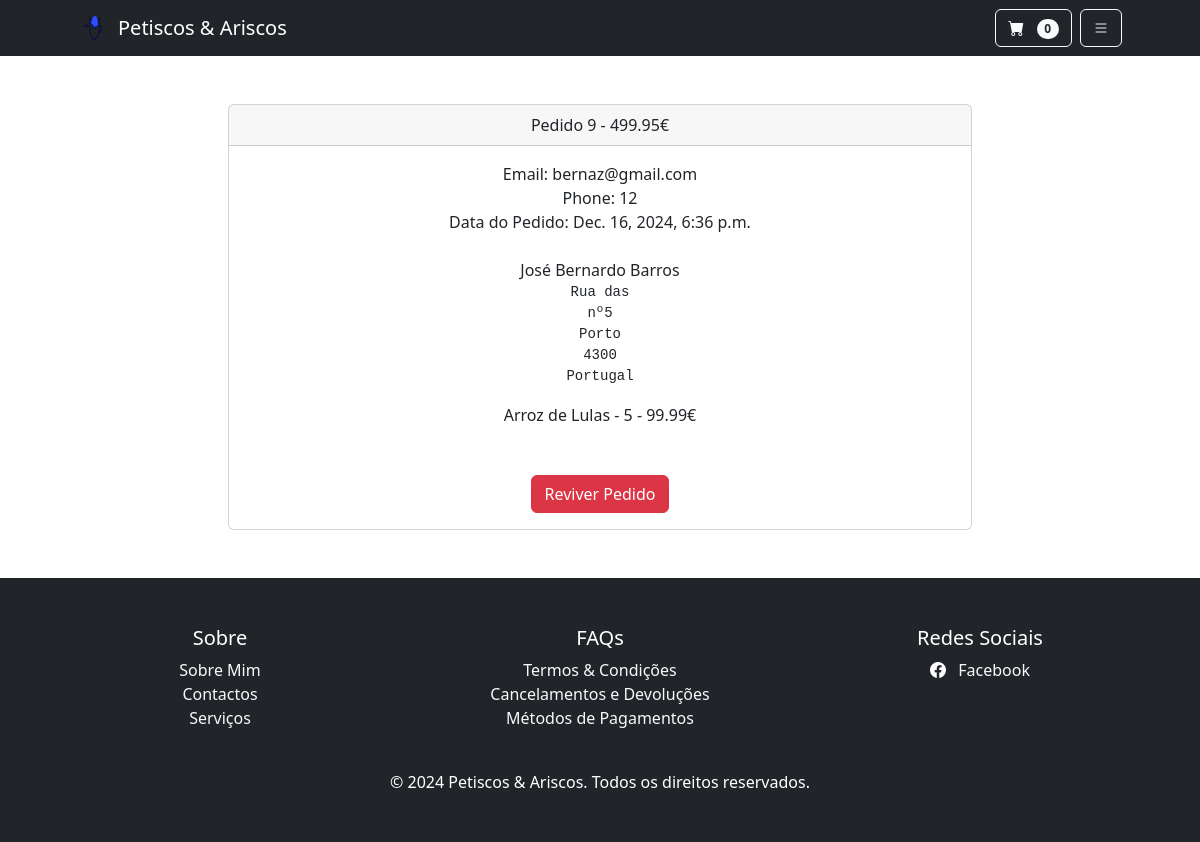
/pagamentos/pedidos/9 (signed in), run on the app's committed database.
### pagamentos/models.py (models this page shows, shortened)
class Order(models.Model):
    user = models.ForeignKey(User, on_delete=models.CASCADE, null=True, blank=True)
    full_name = models.CharField(max_length=250)
    email = models.EmailField(max_length=250)
    shipping_address = models.TextField(max_length=1500)
    phone = models.CharField(max_length=200, null=True, blank=True)
    amount_paid = models.DecimalField(max_digits=10, decimal_places=2)
    date_ordered = models.DateTimeField(auto_now_add=True)
    shipped = models.BooleanField(default=False)
    date_shipped = models.DateTimeField(blank=True, null=True)

class OrderItem(models.Model):
    order = models.ForeignKey(Order, on_delete=models.CASCADE, null=True)
    product = models.ForeignKey(Product, on_delete=models.CASCADE, null=True)
    user = models.ForeignKey(User, on_delete=models.CASCADE, null=True, blank=True)
    quantity = models.PositiveBigIntegerField(default=1)
    price = models.DecimalField(max_digits=10, decimal_places=2)

### loja/models.py (models this page shows)
class Product(models.Model):
	name = models.CharField(max_length=100)
	price = models.DecimalField(default=0, decimal_places=2, max_digits=6)
	category = models.ForeignKey(Category, on_delete=models.CASCADE, default=1)
	description = models.CharField(max_length=250, default='', blank=True, null=True)
	image = models.ImageField(upload_to='uploads/product/')
	is_sale = models.BooleanField(default=False)
	sale_price = models.DecimalField(default=0, decimal_places=2, max_digits=6)
	def __str__(self):
		return self.name

### pagamentos/views.py (the view, shortened to what this page needs)
# urls.py: path('pedidos/<int:pk>', views.orders, name='orders'),
def orders(request, pk):
    if request.user.is_authenticated and request.user.is_superuser:
        order = Order.objects.get(id=pk)
        items = OrderItem.objects.filter(order=pk)
        return render(request, 'payment/orders.html', {'order':order, 'items':items})
    else:
        messages.error(request, ("Acesso Negado!"))
        return redirect('home')

### carrinho/cart.py (called while the page is built)
	def __len__(self):
		return len(self.cart)

### carrinho/context_processors.py (called while the page is built)
def cart(request):
	return {'cart': Cart(request)}

### pagamentos/templates/payment/orders.html (shortened to what this page needs)
{% extends 'base.html' %}
{% block content %}
        <div class="container">
            <div class="row">
                <center>
                    <div class="col-8">
                        <br/><br/>
                        <div class="card">
                            <div class="card-header">
                                Pedido {{ order.id }} - {{ order.amount_paid}}€
                            </div>
                            <div class="card-body">
                                Email: {{ order.email }}<br/>
                                Phone: {{ order.phone }}<br/>
                                {% if order.date_shipped %}
                                Data do Envio: {{ order.date_shipped }}
                                {% else %}
                                Data do Pedido: {{ order.date_ordered }}
                                {% endif %}
                                <br/><br/>
                                {{ order.full_name }}<br/>
                                <pre>{{ order.shipping_address }}</pre>
                                {% for item in items %}
                                    {{ item.product }} - {{ item.quantity }} - {{ item.price }}€<br/>
                                {% endfor %}
                                <br/><br/>
                                {% if not order.shipped %}
                                    <form method="POST">
                                    {% csrf_token %}
                                        <input type="hidden" name="shipping_status" value="true">
                                        <button type="Submit" class="btn btn-success">Finalizar Pedido</button>
                                    </from>
                                {% else %}
                                    <form method="POST">
                                        <button type="Submit" class="btn btn-danger">Reviver Pedido</button>
                                {% endif %}
                            </div>
                        </div>
                    </div>
                    <br/><br/>
                </center>
            </div>
        </div>
{% endblock %}

### loja/templates/base.html (style rules this page uses)
html, body { height: 100%; margin: 0; }
body { display: flex; flex-direction: column; }

### data on the page
Order: id "9", amount_paid "499.95", email "bernaz@gmail.com", phone "12", date_ordered "Dec. 16, 2024, 6:36 p.m.", full_name "José Bernardo Barros", shipping_address "Rua das nº5 Porto 4300 Portugal"
OrderItem: product "Arroz de Lulas", quantity "5", price "99.99"

### other printed values
{{ cart|length }} "0"
